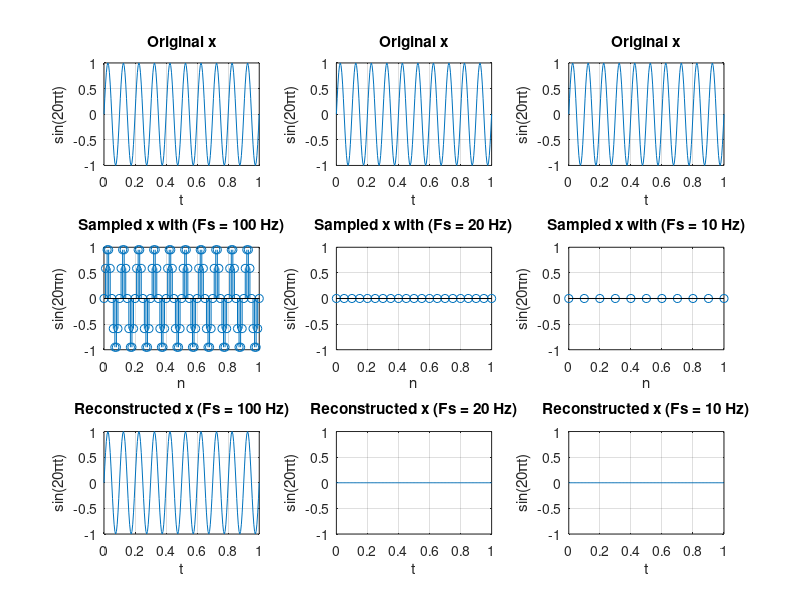

Source code (MATLAB):

t = 0:0.005:1;
x = sin(20*pi*t);

subplot(3, 3, 1); plot(t, x);
title("Original x");
axis([0 1 -1 1]); grid on;
xlabel('t'), ylabel('sin(20\pit)');

subplot(3, 3, 2); plot(t, x);
title("Original x");
axis([0 1 -1 1]); grid on;
xlabel('t'), ylabel('sin(20\pit)');

subplot(3, 3, 3); plot(t, x);
title("Original x");
axis([0 1 -1 1]); grid on;
xlabel('t'), ylabel('sin(20\pit)');

Fs1 = 100;
Fs2 = 20;
Fs3 = 10;

n1 = 0:1/Fs1:1;
n2 = 0:1/Fs2:1;
n3 = 0:1/Fs3:1;

x1n = sin(20*pi*n1);
x2n = sin(20*pi*n2);
x3n = sin(20*pi*n3);

subplot(3,3,4), stem(n1, x1n);
title("Sampled x with (Fs = 100 Hz)");
axis([0 1 -1 1]); grid on;
xlabel('n'), ylabel('sin(20\pin)');

subplot(3,3,5), stem(n2, x2n);
title("Sampled x with (Fs = 20 Hz)");
axis([0 1 -1 1]); grid on;
xlabel('n'), ylabel('sin(20\pin)');

subplot(3,3,6), stem(n3, x3n);
title("Sampled x with (Fs = 10 Hz)");
axis([0 1 -1 1]); grid on;
xlabel('n'), ylabel('sin(20\pin)');

y1 = spline(n1, x1n, t);
y2 = spline(n2, x2n, t);
y3 = spline(n3, x3n, t);

subplot(3,3,7), plot(t, y1);
title("Reconstructed x (Fs = 100 Hz)");
axis([0 1 -1 1]); grid on;
xlabel('t'), ylabel('sin(20\pit)');

subplot(3,3,8), plot(t, y2);
title("Reconstructed x (Fs = 20 Hz)");
axis([0 1 -1 1]); grid on;
xlabel('t'), ylabel('sin(20\pit)');

subplot(3,3,9), plot(t, y3);
title("Reconstructed x (Fs = 10 Hz)");
axis([0 1 -1 1]); grid on;
xlabel('t'), ylabel('sin(20\pit)');
